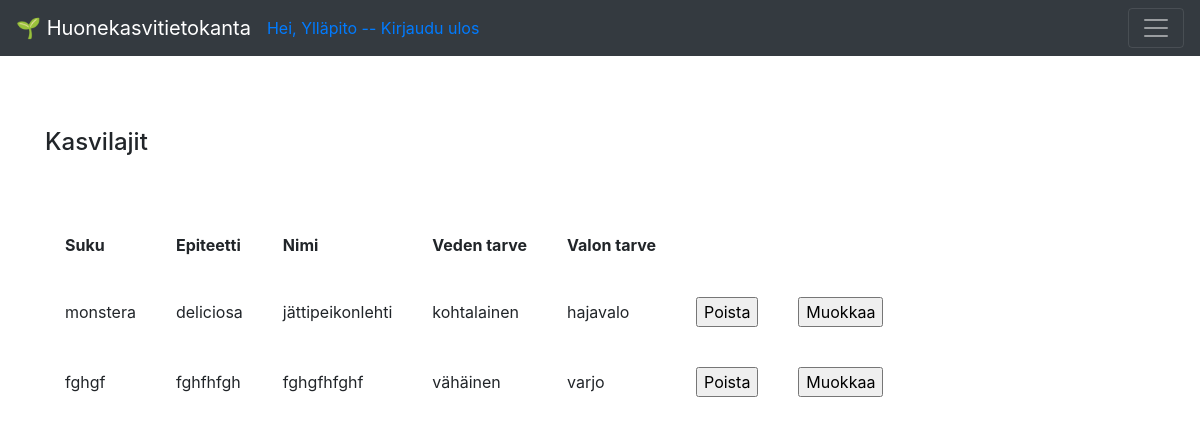
The app's page /species (signed in), older data.
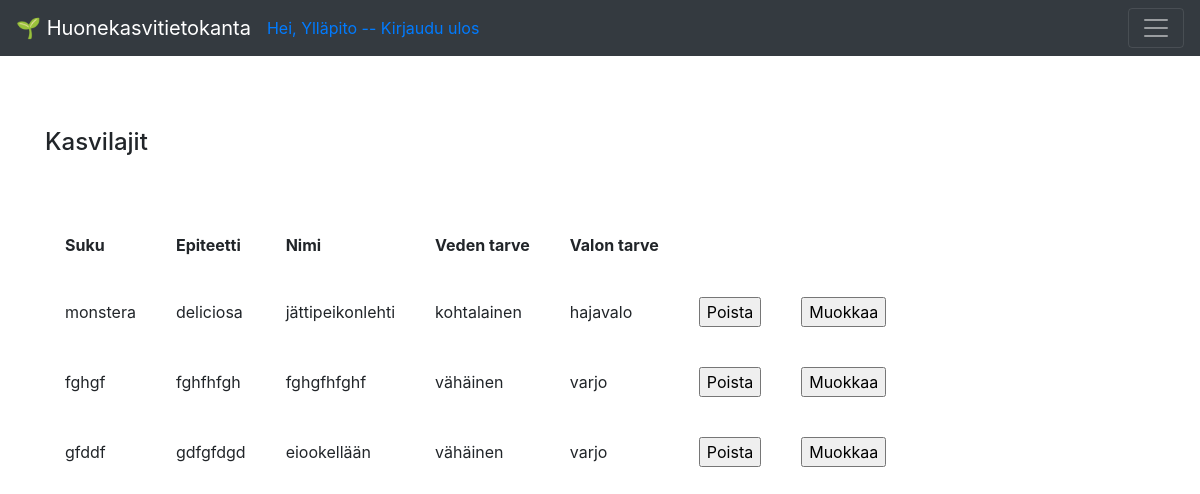
The same page, newer data.
### application/auth/models.py (models this page shows, shortened)
class User(db.Model):
    __tablename__ = "account"
    id = db.Column(db.Integer, primary_key=True)
    date_created = db.Column(db.DateTime, default=db.func.current_timestamp())
    name = db.Column(db.String(144), nullable=False)
    username = db.Column(db.String(144), nullable=False, unique=True)
    password = db.Column(db.String(144), nullable=False)
    plants = db.relationship("Plant", backref='account', lazy=True)

### application/species/models.py (models this page shows, shortened)
class Species(Base):
    __tablename__ = "species"
    genus = db.Column(db.String(144), nullable=False)
    epithet = db.Column(db.String(144), nullable=False)
    water = db.Column(db.String(144), nullable=False)
    light = db.Column(db.String(144), nullable=False)
    plants = db.relationship('Plant', backref='plant_species', lazy=True)

### application/species/views.py (the view)
@app.route("/species", methods=["GET"])
@login_required(role = "ANY")
def species_index():
    return render_template("species/list.html", species = Species.query.all())

### application/__init__.py (called while the page is built)
def login_required(role = "ANY"):
    def wrapper(fn):
        @wraps(fn)
        def decorated_view(*args, **kwargs):
            if not current_user:
                return login_manager.unauthorized()
            if not current_user.is_authenticated:
                return login_manager.unauthorized()
            unauthorized = False
            if not role == "ANY":
                unauthorized = True
                for user_role in current_user.userrole():
                    if user_role == role:
                        unauthorized = False
                        break
            if unauthorized:
                return login_manager.unauthorized()
            return fn(*args, **kwargs)
        return decorated_view
    return wrapper

@login_manager.user_loader
def load_user(user_id):
    return User.query.get(user_id)

### application/templates/species/list.html
{% extends "layout.html" %}
{% block body %}
<h4>Kasvilajit</h4>
<br>
<br>
  <table cellpadding="20">
    <tr>
      <th>Suku</th>
      <th>Epiteetti</th>
      <th>Nimi</th>
      <th>Veden tarve</th>
      <th>Valon tarve</th>
    </tr>
    {% for species in species %}
    <tr>
      <td>{{ species.genus }}</td>
      <td>{{ species.epithet }}</td>
      <td>{{ species.name }}</td>
      <td>{{ species.water }}</td>
      <td>{{ species.light }}</td>
      <td>
          {% if current_user.id == 1 %}
          <form method="POST" action="{{ url_for('species_delete', species_id=species.id) }}">
            <input type="submit" value="Poista"/>
          </form>
              </td>
              <td>
                  <form method="POST" action="{{ url_for('species_edit', species_id=species.id) }}">
                    <input type="submit" value="Muokkaa"/>
                  </form>
                      </td>
                      {% endif %}
      <td>
            </td>
    </tr>
    {% endfor %}
  </table>
{% endblock %}

### application/templates/layout.html (shortened to what this page needs)
<!DOCTYPE html>
<html>
  <head>
    <link rel="stylesheet"
          href= "https://stackpath.bootstrapcdn.com/bootstrap/4.3.1/css/bootstrap.min.css">
  </head>
  <body>
<nav class="navbar navbar-dark bg-dark">
    <a class="navbar-brand" href="#">&#127793; Huonekasvitietokanta</a>
    {% if current_user.is_authenticated %}
        <a href="{{ url_for('auth_logout') }}">Hei, {{ current_user.name }} -- Kirjaudu ulos</a>
        {% else %}
        </li><a class= "nav-link" href="{{ url_for('auth_login') }}">Kirjaudu sisään</a>
        <a class="nav-link" href="{{ url_for('auth_new') }}">Luo tunnus</a>
        {% endif %}
    <button class="navbar-toggler ml-auto"
                type="button"
                data-toggle="collapse"
                data-target="#navbarSupportedContent1">
            <span class="navbar-toggler-icon my-toggler">
          </span>
        </button>
  </nav>
<main role="main" class="container">
    <br>
    <br>
    <br>
    {% block body %}{% endblock %}
  </body>
</html>

Row changes from the older to the newer data that the page shows:
added Species: genus "gfddf", epithet "gdfgfdgd", name "eiookellään", water "vähäinen", light "varjo"
